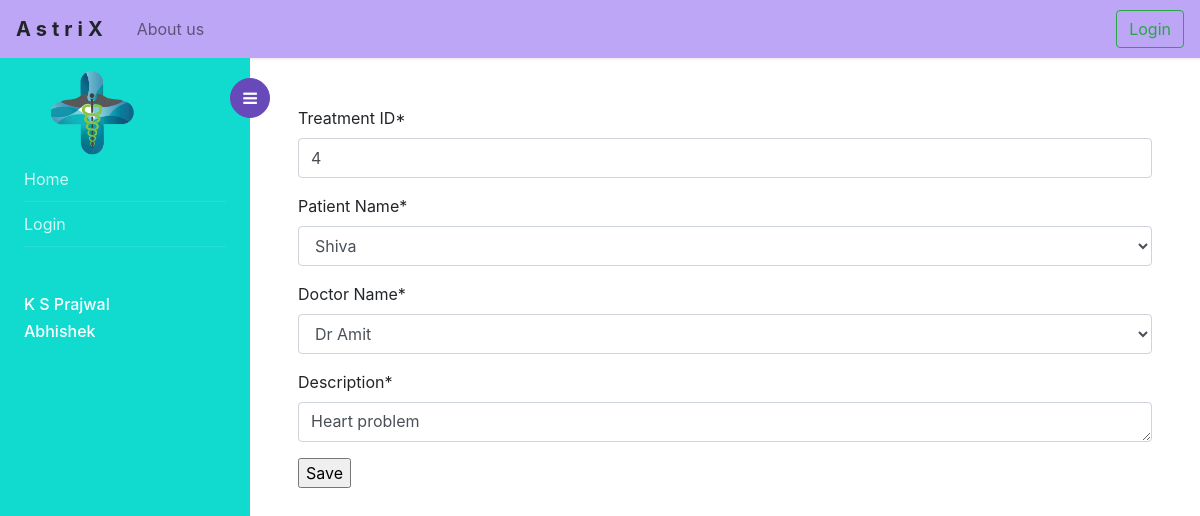
The page /treatment/4/ on the database its author committed.
### management/models.py (models this page shows, shortened)
class Teatment(models.Model):
    tid = models.CharField(max_length=50,null = False,unique=True,verbose_name = "Treatment ID")
    pname = models.ForeignKey(Patients, on_delete=models.CASCADE,verbose_name = "Patient Name")
    dname = models.ForeignKey(Doctor, on_delete=models.CASCADE,verbose_name = "Doctor Name")
    description = models.TextField(verbose_name = "Description")

### management/views.py (the view)
# urls.py: path("treatment/<pk>/",updateTreatment.as_view(),name="updatetreatment"),
class updateTreatment(UpdateView):
    model = Teatment
    fields = "__all__"
    template_name = "updatetreatment.html"
    success_url ="/management/treatment/"

### management/models.py (called while the page is built)
    def __str__(self):
        return self.firstName

    def __str__(self):
        return self.firstName

### templates/updatetreatment.html (shortened to what this page needs)
{% extends "base.html" %}
{% load crispy_forms_tags %}
{% block content %}
<div class="p-4 p-md-5 pt-5">
    <form method="post">
	{{ form|crispy }}
	<input type="submit" value="Save">
</form>
</div>
{% endblock %}

### templates/base.html (style rules this page uses)
* { transition: 3s linear; }

### rows shown on the page
Teatment: tid "4", pname "Shiva", dname "Dr Amit", description "Heart problem"
